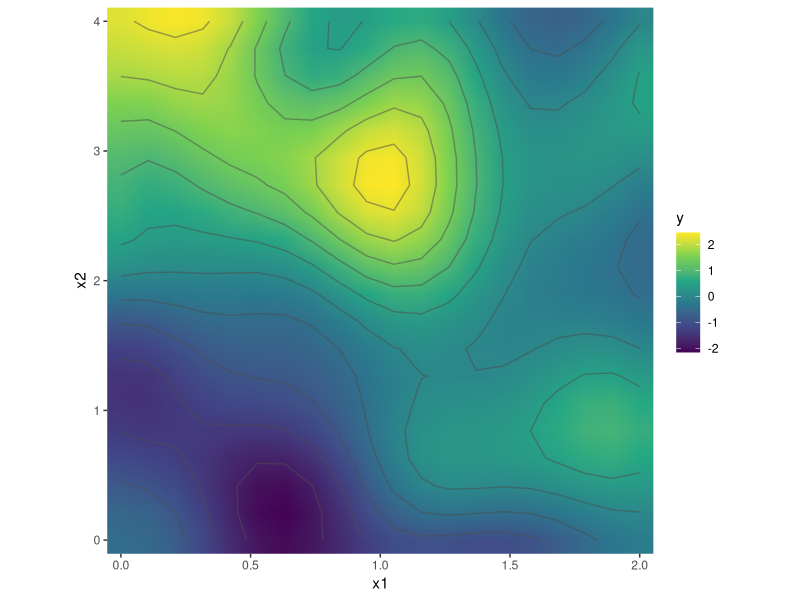
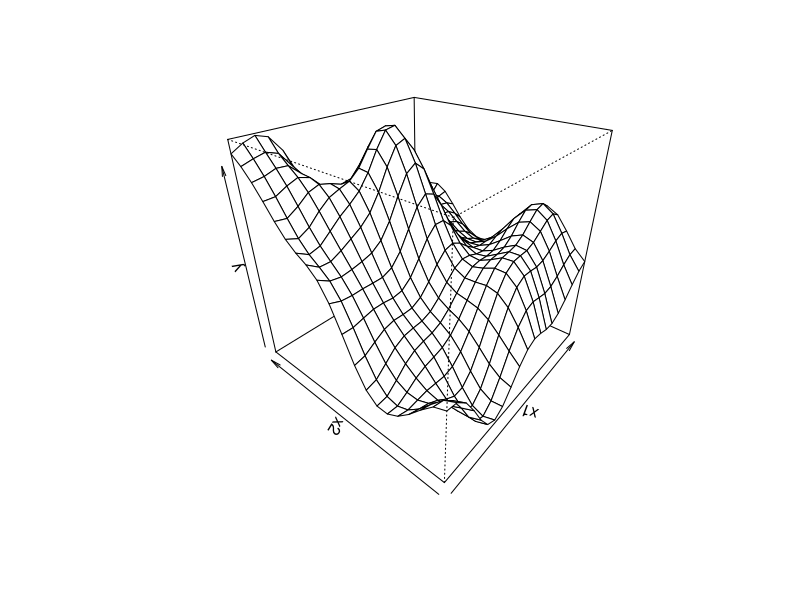
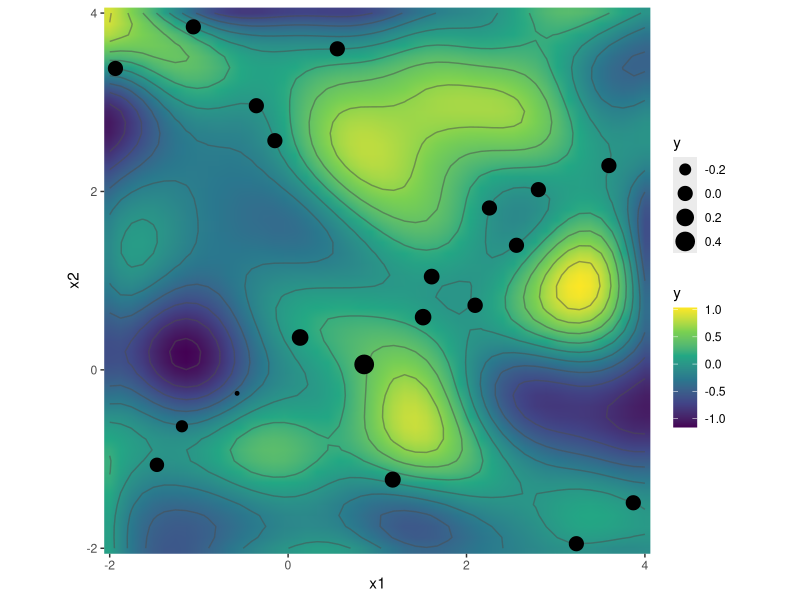

The R source for these figures, in order: (Note: this script raises an error after producing the figures.)
## Status: product kernel prior section works. multiple lenght scale, varying index, 3d plot, all works
## Need to work through section where we fit data. and make it all work with one kernel function
## kernel has sigma in it now, but not same form as exp(-s*(abs(X1[i]-X2[j])/l)^2); ^2 is different
### works, but sigma acts in the opposite as I thought it should; smaller = less wiggle. look into

library("ggplot2") # plotting
# library("plgp")    # for distance() function
library("lhs")     # for siulating new data
library("kernlab") # for kernel computation

# kernel function
# rbf_D <- function(X, s = 0.5, l=0.5, eps = sqrt(.Machine$double.eps), diag = TRUE){
#   D <- plgp::distance(X)
#   # Sigma <- exp(-D/l)^2 + diag(eps, nrow(X)) # works, hold on to for a moment
#   Sigma <- exp(s*(-D/l))^2
#   if(isTRUE(diag)){
#     Sigma <- Sigma + diag(eps, nrow(X))
#   }
# }


# prior
pn = 20
rbfkernel <- rbfdot(sigma = 0.75)
# rbfkernel <- stringdot(length = 2)
           
x1_star <- seq(0, 2, length = pn)
x2_star <- seq(0, 4, length = pn)
X12 <- as.matrix(expand.grid(x1_star, x2_star))
X21 <- as.matrix(expand.grid(x2_star, x1_star))
Sigma12 <- kernelMatrix(rbfkernel, X12)
Sigma21 <- kernelMatrix(rbfkernel, X21)
Sigma <- Sigma12 * Sigma21 # product kernel
Y_prior <- MASS::mvrnorm(1,rep(0,dim(Sigma)[1]), Sigma)
prior_plot <- data.frame(y=Y_prior,x1=X12[,1],x2=X12[,2])
ggplot(prior_plot, aes(x=x1, y=x2)) +
  geom_raster(aes(fill=y), interpolate = TRUE) +
  geom_contour(aes(z=y), bins = 12, color = "gray30", 
               size = 0.5, alpha = 0.5) +
  coord_fixed(ratio = max(x1_star)/max(x2_star)) +
  scale_x_continuous(expand=c(0,0)) +
  scale_y_continuous(expand=c(0,0)) +
  scale_fill_viridis_c(option = "viridis")
# perspective plot
persp(x1_star,x2_star, matrix(Y_prior, ncol=pn),
      theta=-50,phi=30,xlab="x1",ylab="x2",zlab="y")

# library("rgl")
# open3d()
# bg3d("white")
# material3d(col = "black")
# z <- matrix(Y_prior, nrow = pn)
# persp3d(x1_star,x2_star, z, aspect = c(1, 1, 0.5), col="lightgray", smooth=TRUE)

# sim X data
Xn = 20
n  = 50
X <- randomLHS(Xn, 2)
X[,1] <- (X[,1] - 0.5)*6 + 1
X[,2] <- (X[,2] - 0.5)*6 + 1
# sim Y from X
y <- X[,1] * exp(-X[,1]^2 - X[,2]^2)
# sim XX data
xx <- seq(-2,4, length = n)
XX <- as.matrix(expand.grid(xx, xx))

# k.xx
Sigma <- kernelMatrix(rbfkernel, X)
# k.xsxs
SXX <- kernelMatrix(rbfkernel, XX)
# k.xsx and t(k.xsx) = k.xxs
SX <- kernelMatrix(rbfkernel, XX, X)
# k.xx^-1
Si <- solve(Sigma)
# fit
mup <- SX %*% Si %*% y # k.xsx%*%solve(k.xx)%*%f$y
Sigmap <- SXX - SX %*% Si %*% t(SX) # k.xsxs - k.xsx%*%solve(k.xx)%*%k.xxs
sdp <- sqrt(diag(Sigmap))
YY2 <- MASS::mvrnorm(1,mup,Sigmap)

pp <- data.frame(y=YY2,x1=XX[,1],x2=XX[,2])
ggplot(data = pp,aes(x=x1,y=x2)) +
  geom_raster(aes(fill=y), interpolate = TRUE) +
  geom_contour(aes(z=y), bins = 12, color = "gray30", 
               size = 0.5, alpha = 0.5) +
  geom_point(data = data.frame(x1=X[,1], x2=X[,2], y = y), 
             aes(x=x1,y=x2, size = y)) +
  coord_equal() +
  scale_x_continuous(expand=c(0,0)) +
  scale_y_continuous(expand=c(0,0)) +
  scale_fill_viridis_c(option = "viridis")

# open3d()
# bg3d("white")
# material3d(col = "black")
z <- matrix(YY2, nrow = n)
persp3d(xx, xx, z, aspect = c(1, 1, 0.5), col="lightgray", smooth=TRUE)
spheres3d(X[,1], X[,2], z = y, radius = 0.05, color = "red")
